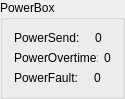
  <widget class="QGroupBox" name="PowerBox">
   <property name="geometry">
    <rect>
     <x>890</x>
     <y>630</y>
     <width>111</width>
     <height>31</height>
    </rect>
   </property>
   <property name="title">
    <string>PowerBox</string>
   </property>
   <property name="checkable">
    <bool>false</bool>
   </property>
   <property name="checked">
    <bool>false</bool>
   </property>
   <layout class="QVBoxLayout" name="verticalLayout_11">
    <item>
     <layout class="QHBoxLayout" name="PowersendLayout">
      <item>
       <widget class="QLabel" name="label_12">
        <property name="maximumSize">
         <size>
          <width>84</width>
          <height>16777215</height>
         </size>
        </property>
        <property name="text">
         <string>PowerSend:</string>
        </property>
       </widget>
      </item>
      <item>
       <widget class="QLabel" name="label_powersend">
        <property name="text">
         <string>0</string>
        </property>
        <property name="alignment">
         <set>Qt::AlignCenter</set>
        </property>
       </widget>
      </item>
     </layout>
    </item>
    <item>
     <layout class="QHBoxLayout" name="PowerOLayout">
      <item>
       <widget class="QLabel" name="label_13">
        <property name="maximumSize">
         <size>
          <width>84</width>
          <height>16777215</height>
         </size>
        </property>
        <property name="text">
         <string>PowerOvertime:</string>
        </property>
       </widget>
      </item>
      <item>
       <widget class="QLabel" name="label_powerotime">
        <property name="text">
         <string>0</string>
        </property>
        <property name="alignment">
         <set>Qt::AlignCenter</set>
        </property>
       </widget>
      </item>
     </layout>
    </item>
    <item>
     <layout class="QHBoxLayout" name="PowerFaultLayout">
      <item>
       <widget class="QLabel" name="label_14">
        <property name="maximumSize">
         <size>
          <width>84</width>
          <height>16777215</height>
         </size>
        </property>
        <property name="text">
         <string>PowerFault:</string>
        </property>
       </widget>
      </item>
      <item>
       <widget class="QLabel" name="label_powerfault">
        <property name="text">
         <string>0</string>
        </property>
        <property name="alignment">
         <set>Qt::AlignCenter</set>
        </property>
       </widget>
      </item>
     </layout>
    </item>
   </layout>
  </widget>
